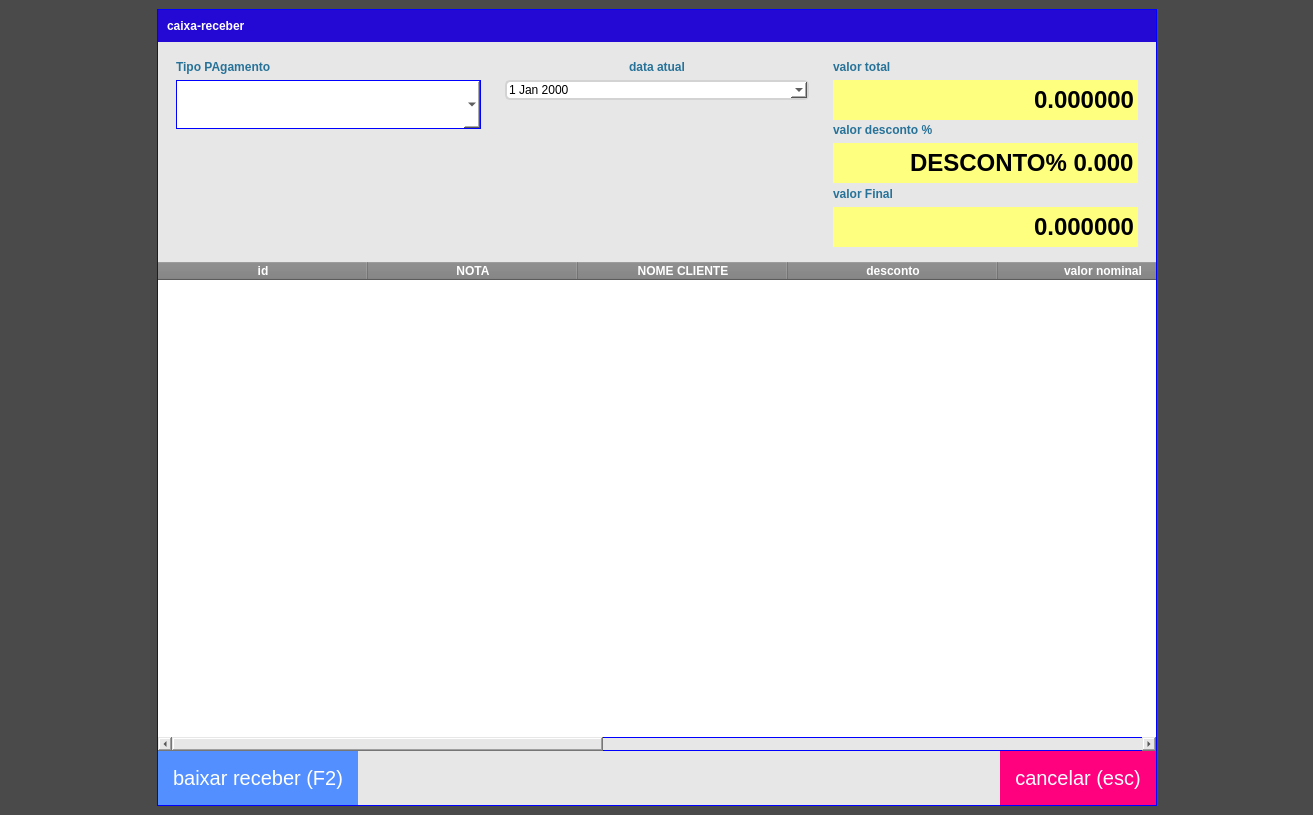
<?xml version="1.0" encoding="UTF-8"?>
<ui version="4.0">
 <class>FormBaixaReceber</class>
 <widget class="QWidget" name="FormBaixaReceber">
  <property name="geometry">
   <rect>
    <x>0</x>
    <y>0</y>
    <width>1313</width>
    <height>815</height>
   </rect>
  </property>
  <property name="windowTitle">
   <string>RECEBIMENTO</string>
  </property>
  <property name="styleSheet">
   <string notr="true">QWidget#FormBaixaReceber{
	background-color: qlineargradient(spread:pad, x1:1, y1:1, x2:1, y2:1, stop:0 rgba(0, 0, 0, 118), stop:1 rgba(255, 255, 255, 255));

}

QLabel{
font-size: 12px;
font-family: &quot;Arial&quot;;
font-weight: bold;
color: #277298;
border: none;
}
QLineEdit{
background-color: rgb(255, 255, 127);
font-size: 24px;
font-family: &quot;Arial&quot;;
font-weight: bold;
color: rgb(0, 0, 0);
border:none;
border-bottom-left-radius:0px;
border-bottom-right-radius:0px;
border-top-left-radius:0px;
}
QLineEdit:focus{
	background-color: rgb(255, 255, 255);
}
QComboBox{
border:1px solid;
border-bottom-left-radius:0px;
border-bottom-right-radius:0px;
border-top-left-radius:0px;
}</string>
  </property>
  <layout class="QHBoxLayout" name="horizontalLayout_5">
   <property name="spacing">
    <number>0</number>
   </property>
   <property name="leftMargin">
    <number>0</number>
   </property>
   <property name="topMargin">
    <number>0</number>
   </property>
   <property name="rightMargin">
    <number>0</number>
   </property>
   <property name="bottomMargin">
    <number>0</number>
   </property>
   <item>
    <widget class="QWidget" name="widget_2" native="true">
     <property name="styleSheet">
      <string notr="true">
QWidget#widget_2{
	background-color: rgb(0, 0, 0,0);
text-transform: uppercase;

}
</string>
     </property>
     <layout class="QHBoxLayout" name="horizontalLayout_4">
      <item>
       <spacer name="horizontalSpacer_2">
        <property name="orientation">
         <enum>Qt::Horizontal</enum>
        </property>
        <property name="sizeHint" stdset="0">
         <size>
          <width>40</width>
          <height>20</height>
         </size>
        </property>
       </spacer>
      </item>
      <item>
       <widget class="QWidget" name="widget" native="true">
        <property name="minimumSize">
         <size>
          <width>1000</width>
          <height>0</height>
         </size>
        </property>
        <property name="maximumSize">
         <size>
          <width>100</width>
          <height>800</height>
         </size>
        </property>
        <property name="styleSheet">
         <string notr="true">QWidget{
text-transform: uppercase;
border:1px solid blue;
	background-color: rgb(231, 231, 231);
}</string>
        </property>
        <layout class="QVBoxLayout" name="verticalLayout_3">
         <property name="spacing">
          <number>2</number>
         </property>
         <property name="leftMargin">
          <number>1</number>
         </property>
         <property name="topMargin">
          <number>1</number>
         </property>
         <property name="rightMargin">
          <number>1</number>
         </property>
         <property name="bottomMargin">
          <number>1</number>
         </property>
         <item>
          <widget class="QFrame" name="frame">
           <property name="styleSheet">
            <string notr="true">QFrame{
border:none;
}</string>
           </property>
           <property name="frameShape">
            <enum>QFrame::StyledPanel</enum>
           </property>
           <property name="frameShadow">
            <enum>QFrame::Raised</enum>
           </property>
           <layout class="QVBoxLayout" name="verticalLayout_6">
            <property name="spacing">
             <number>0</number>
            </property>
            <property name="leftMargin">
             <number>0</number>
            </property>
            <property name="topMargin">
             <number>0</number>
            </property>
            <property name="rightMargin">
             <number>0</number>
            </property>
            <property name="bottomMargin">
             <number>0</number>
            </property>
            <item>
             <widget class="QFrame" name="frame_4">
              <property name="font">
               <font>
                <pointsize>24</pointsize>
               </font>
              </property>
              <property name="styleSheet">
               <string notr="true">QFrame#frame_4{
color:red;
border: none;
background-color:#2408D4;}

QLabel{color: white;
background-color:transparent;
font: 75 15pt &quot;MS Shell Dlg 2&quot;;

}
</string>
              </property>
              <property name="frameShape">
               <enum>QFrame::StyledPanel</enum>
              </property>
              <property name="frameShadow">
               <enum>QFrame::Raised</enum>
              </property>
              <layout class="QHBoxLayout" name="horizontalLayout_3">
               <item>
                <widget class="QLabel" name="label">
                 <property name="styleSheet">
                  <string notr="true"/>
                 </property>
                 <property name="text">
                  <string>caixa-receber</string>
                 </property>
                </widget>
               </item>
              </layout>
             </widget>
            </item>
            <item>
             <widget class="QFrame" name="frame_3">
              <property name="maximumSize">
               <size>
                <width>16777215</width>
                <height>220</height>
               </size>
              </property>
              <property name="styleSheet">
               <string notr="true">QFrame{border:none;

}
QGroupBox{
border:none;
}
</string>
              </property>
              <property name="frameShape">
               <enum>QFrame::StyledPanel</enum>
              </property>
              <property name="frameShadow">
               <enum>QFrame::Raised</enum>
              </property>
              <layout class="QHBoxLayout" name="horizontalLayout_2">
               <item>
                <widget class="QFrame" name="frame_5">
                 <property name="frameShape">
                  <enum>QFrame::StyledPanel</enum>
                 </property>
                 <property name="frameShadow">
                  <enum>QFrame::Raised</enum>
                 </property>
                 <layout class="QVBoxLayout" name="verticalLayout_2">
                  <item>
                   <widget class="QLabel" name="label_6">
                    <property name="text">
                     <string>Tipo PAgamento</string>
                    </property>
                   </widget>
                  </item>
                  <item>
                   <widget class="QComboBox" name="cb_tipoDocumento">
                    <property name="minimumSize">
                     <size>
                      <width>150</width>
                      <height>0</height>
                     </size>
                    </property>
                    <property name="font">
                     <font>
                      <pointsize>16</pointsize>
                      <bold>true</bold>
                     </font>
                    </property>
                    <property name="styleSheet">
                     <string notr="true">QComboBox{
padding:10px;
background-color: rgb(255, 255, 255);
}

QComboBox:focus {
    border: 2px solid red;
	background-color: rgb(255, 255, 127);
	color: rgb(0, 0, 0);
}
</string>
                    </property>
                   </widget>
                  </item>
                  <item>
                   <spacer name="verticalSpacer_2">
                    <property name="orientation">
                     <enum>Qt::Vertical</enum>
                    </property>
                    <property name="sizeHint" stdset="0">
                     <size>
                      <width>20</width>
                      <height>40</height>
                     </size>
                    </property>
                   </spacer>
                  </item>
                 </layout>
                </widget>
               </item>
               <item>
                <widget class="QFrame" name="frame_6">
                 <property name="frameShape">
                  <enum>QFrame::StyledPanel</enum>
                 </property>
                 <property name="frameShadow">
                  <enum>QFrame::Raised</enum>
                 </property>
                 <layout class="QVBoxLayout" name="verticalLayout_5">
                  <item>
                   <widget class="QLabel" name="label_2">
                    <property name="text">
                     <string>data atual</string>
                    </property>
                    <property name="alignment">
                     <set>Qt::AlignCenter</set>
                    </property>
                   </widget>
                  </item>
                  <item>
                   <widget class="QDateEdit" name="dt_datapamento">
                    <property name="focusPolicy">
                     <enum>Qt::ClickFocus</enum>
                    </property>
                    <property name="styleSheet">
                     <string notr="true">QDateEdit {
	border: 2px solid lightgray;
	border-radius: 5px;
	font: 20pt &quot;MS Shell Dlg 2&quot;;
	background-color: rgb(255, 255, 255);
}
</string>
                    </property>
                    <property name="calendarPopup">
                     <bool>true</bool>
                    </property>
                   </widget>
                  </item>
                  <item>
                   <spacer name="verticalSpacer">
                    <property name="orientation">
                     <enum>Qt::Vertical</enum>
                    </property>
                    <property name="sizeHint" stdset="0">
                     <size>
                      <width>20</width>
                      <height>40</height>
                     </size>
                    </property>
                   </spacer>
                  </item>
                 </layout>
                </widget>
               </item>
               <item>
                <widget class="QFrame" name="frame_7">
                 <property name="frameShape">
                  <enum>QFrame::StyledPanel</enum>
                 </property>
                 <property name="frameShadow">
                  <enum>QFrame::Raised</enum>
                 </property>
                 <layout class="QVBoxLayout" name="verticalLayout">
                  <item>
                   <widget class="QLabel" name="label_4">
                    <property name="text">
                     <string>valor total </string>
                    </property>
                   </widget>
                  </item>
                  <item>
                   <widget class="QDoubleSpinBox" name="db_valorTotalparcela">
                    <property name="minimumSize">
                     <size>
                      <width>300</width>
                      <height>40</height>
                     </size>
                    </property>
                    <property name="styleSheet">
                     <string notr="true">background-color: rgb(255, 255, 127);
font-size: 24px;
font-family: &quot;Arial&quot;;
font-weight: bold;
color: rgb(0, 0, 0);
border:none;
border-bottom-left-radius:0px;
border-bottom-right-radius:0px;
border-top-left-radius:0px;</string>
                    </property>
                    <property name="alignment">
                     <set>Qt::AlignRight|Qt::AlignTrailing|Qt::AlignVCenter</set>
                    </property>
                    <property name="buttonSymbols">
                     <enum>QAbstractSpinBox::NoButtons</enum>
                    </property>
                    <property name="showGroupSeparator" stdset="0">
                     <bool>true</bool>
                    </property>
                    <property name="decimals">
                     <number>6</number>
                    </property>
                    <property name="maximum">
                     <double>999999.000000000000000</double>
                    </property>
                   </widget>
                  </item>
                  <item>
                   <widget class="QLabel" name="label_3">
                    <property name="text">
                     <string>valor desconto %</string>
                    </property>
                   </widget>
                  </item>
                  <item>
                   <widget class="QDoubleSpinBox" name="Db_desconto">
                    <property name="minimumSize">
                     <size>
                      <width>0</width>
                      <height>40</height>
                     </size>
                    </property>
                    <property name="styleSheet">
                     <string notr="true">background-color: rgb(255, 255, 127);
font-size: 24px;
font-family: &quot;Arial&quot;;
font-weight: bold;
color: rgb(0, 0, 0);
border:none;
border-bottom-left-radius:0px;
border-bottom-right-radius:0px;
border-top-left-radius:0px;</string>
                    </property>
                    <property name="alignment">
                     <set>Qt::AlignRight|Qt::AlignTrailing|Qt::AlignVCenter</set>
                    </property>
                    <property name="buttonSymbols">
                     <enum>QAbstractSpinBox::NoButtons</enum>
                    </property>
                    <property name="showGroupSeparator" stdset="0">
                     <bool>true</bool>
                    </property>
                    <property name="prefix">
                     <string>DESCONTO% </string>
                    </property>
                    <property name="decimals">
                     <number>3</number>
                    </property>
                    <property name="maximum">
                     <double>100.000000000000000</double>
                    </property>
                   </widget>
                  </item>
                  <item>
                   <widget class="QLabel" name="label_5">
                    <property name="text">
                     <string>valor Final</string>
                    </property>
                   </widget>
                  </item>
                  <item>
                   <widget class="QDoubleSpinBox" name="db_valortotal">
                    <property name="minimumSize">
                     <size>
                      <width>300</width>
                      <height>40</height>
                     </size>
                    </property>
                    <property name="styleSheet">
                     <string notr="true">background-color: rgb(255, 255, 127);
font-size: 24px;
font-family: &quot;Arial&quot;;
font-weight: bold;
color: rgb(0, 0, 0);
border:none;
border-bottom-left-radius:0px;
border-bottom-right-radius:0px;
border-top-left-radius:0px;</string>
                    </property>
                    <property name="alignment">
                     <set>Qt::AlignRight|Qt::AlignTrailing|Qt::AlignVCenter</set>
                    </property>
                    <property name="buttonSymbols">
                     <enum>QAbstractSpinBox::NoButtons</enum>
                    </property>
                    <property name="showGroupSeparator" stdset="0">
                     <bool>true</bool>
                    </property>
                    <property name="decimals">
                     <number>6</number>
                    </property>
                    <property name="maximum">
                     <double>9999999.000000000000000</double>
                    </property>
                   </widget>
                  </item>
                 </layout>
                </widget>
               </item>
              </layout>
             </widget>
            </item>
            <item>
             <widget class="QTableWidget" name="tab_BaixaReceber">
              <property name="focusPolicy">
               <enum>Qt::ClickFocus</enum>
              </property>
              <property name="styleSheet">
               <string notr="true">QTableWidget {
  background-color: white;
	font: 12pt &quot;MS Shell Dlg 2&quot;;
}

QTableWidget QHeaderView::section {
  background-color: gray;
  color: white;
  font-weight: bold;
}

QTableWidget::item {
  border: 0px solid black;
border-bottom:1px solid;

}

QTableWidget::item:selected {
  background-color: blue;
  color: white;
}
</string>
              </property>
              <property name="editTriggers">
               <set>QAbstractItemView::NoEditTriggers</set>
              </property>
              <property name="tabKeyNavigation">
               <bool>false</bool>
              </property>
              <property name="showDropIndicator" stdset="0">
               <bool>true</bool>
              </property>
              <property name="selectionBehavior">
               <enum>QAbstractItemView::SelectRows</enum>
              </property>
              <attribute name="horizontalHeaderDefaultSectionSize">
               <number>210</number>
              </attribute>
              <attribute name="horizontalHeaderHighlightSections">
               <bool>true</bool>
              </attribute>
              <attribute name="horizontalHeaderShowSortIndicator" stdset="0">
               <bool>true</bool>
              </attribute>
              <attribute name="horizontalHeaderStretchLastSection">
               <bool>false</bool>
              </attribute>
              <attribute name="verticalHeaderVisible">
               <bool>false</bool>
              </attribute>
              <attribute name="verticalHeaderHighlightSections">
               <bool>true</bool>
              </attribute>
              <column>
               <property name="text">
                <string>id</string>
               </property>
              </column>
              <column>
               <property name="text">
                <string>NOTA</string>
               </property>
              </column>
              <column>
               <property name="text">
                <string>NOME CLIENTE</string>
               </property>
              </column>
              <column>
               <property name="text">
                <string>desconto</string>
               </property>
               <property name="foreground">
                <brush brushstyle="NoBrush">
                 <color alpha="255">
                  <red>255</red>
                  <green>0</green>
                  <blue>0</blue>
                 </color>
                </brush>
               </property>
              </column>
              <column>
               <property name="text">
                <string>valor nominal</string>
               </property>
              </column>
              <column>
               <property name="text">
                <string>valor total</string>
               </property>
              </column>
              <column>
               <property name="text">
                <string>data emissao</string>
               </property>
              </column>
              <column>
               <property name="text">
                <string>data baixa</string>
               </property>
              </column>
              <column>
               <property name="text">
                <string>documento</string>
               </property>
              </column>
             </widget>
            </item>
            <item>
             <widget class="QFrame" name="frame_2">
              <property name="styleSheet">
               <string notr="true">QPushButton{
	text-align:center;
	color:#fff;
	border:0px;
	
	font-size:20px;
	cursor: pointer;
	background-color:#538fff;
padding:15px 15px;
}
QPushButton:hover{
background-color:#3668ff;
}</string>
              </property>
              <property name="frameShape">
               <enum>QFrame::StyledPanel</enum>
              </property>
              <property name="frameShadow">
               <enum>QFrame::Raised</enum>
              </property>
              <layout class="QHBoxLayout" name="horizontalLayout">
               <property name="spacing">
                <number>2</number>
               </property>
               <property name="leftMargin">
                <number>0</number>
               </property>
               <property name="topMargin">
                <number>0</number>
               </property>
               <property name="rightMargin">
                <number>0</number>
               </property>
               <property name="bottomMargin">
                <number>0</number>
               </property>
               <item>
                <widget class="QPushButton" name="bt_receber">
                 <property name="focusPolicy">
                  <enum>Qt::NoFocus</enum>
                 </property>
                 <property name="text">
                  <string>baixar receber (F2)</string>
                 </property>
                 <property name="icon">
                  <iconset>
                   <normaloff>:/telainicial/telainicial/receber.png</normaloff>:/telainicial/telainicial/receber.png</iconset>
                 </property>
                 <property name="iconSize">
                  <size>
                   <width>30</width>
                   <height>30</height>
                  </size>
                 </property>
                 <property name="shortcut">
                  <string>F2</string>
                 </property>
                </widget>
               </item>
               <item>
                <spacer name="horizontalSpacer">
                 <property name="orientation">
                  <enum>Qt::Horizontal</enum>
                 </property>
                 <property name="sizeHint" stdset="0">
                  <size>
                   <width>40</width>
                   <height>20</height>
                  </size>
                 </property>
                </spacer>
               </item>
               <item>
                <widget class="QPushButton" name="bt_cancelar">
                 <property name="focusPolicy">
                  <enum>Qt::NoFocus</enum>
                 </property>
                 <property name="styleSheet">
                  <string notr="true">background-color: rgb(255, 0, 127);</string>
                 </property>
                 <property name="text">
                  <string>cancelar (esc)</string>
                 </property>
                 <property name="icon">
                  <iconset>
                   <normaloff>:/newPrefix/icons/action_stop.gif</normaloff>:/newPrefix/icons/action_stop.gif</iconset>
                 </property>
                 <property name="iconSize">
                  <size>
                   <width>30</width>
                   <height>30</height>
                  </size>
                 </property>
                 <property name="shortcut">
                  <string>Esc</string>
                 </property>
                 <property name="autoRepeatInterval">
                  <number>4</number>
                 </property>
                </widget>
               </item>
              </layout>
             </widget>
            </item>
           </layout>
          </widget>
         </item>
        </layout>
       </widget>
      </item>
      <item>
       <spacer name="horizontalSpacer_3">
        <property name="orientation">
         <enum>Qt::Horizontal</enum>
        </property>
        <property name="sizeHint" stdset="0">
         <size>
          <width>40</width>
          <height>20</height>
         </size>
        </property>
       </spacer>
      </item>
     </layout>
    </widget>
   </item>
  </layout>
 </widget>
 <tabstops>
  <tabstop>cb_tipoDocumento</tabstop>
  <tabstop>db_valorTotalparcela</tabstop>
  <tabstop>Db_desconto</tabstop>
  <tabstop>db_valortotal</tabstop>
  <tabstop>tab_BaixaReceber</tabstop>
 </tabstops>
 <resources/>
 <connections>
  <connection>
   <sender>bt_cancelar</sender>
   <signal>clicked()</signal>
   <receiver>FormBaixaReceber</receiver>
   <slot>hide()</slot>
   <hints>
    <hint type="sourcelabel">
     <x>651</x>
     <y>490</y>
    </hint>
    <hint type="destinationlabel">
     <x>365</x>
     <y>260</y>
    </hint>
   </hints>
  </connection>
 </connections>
</ui>
